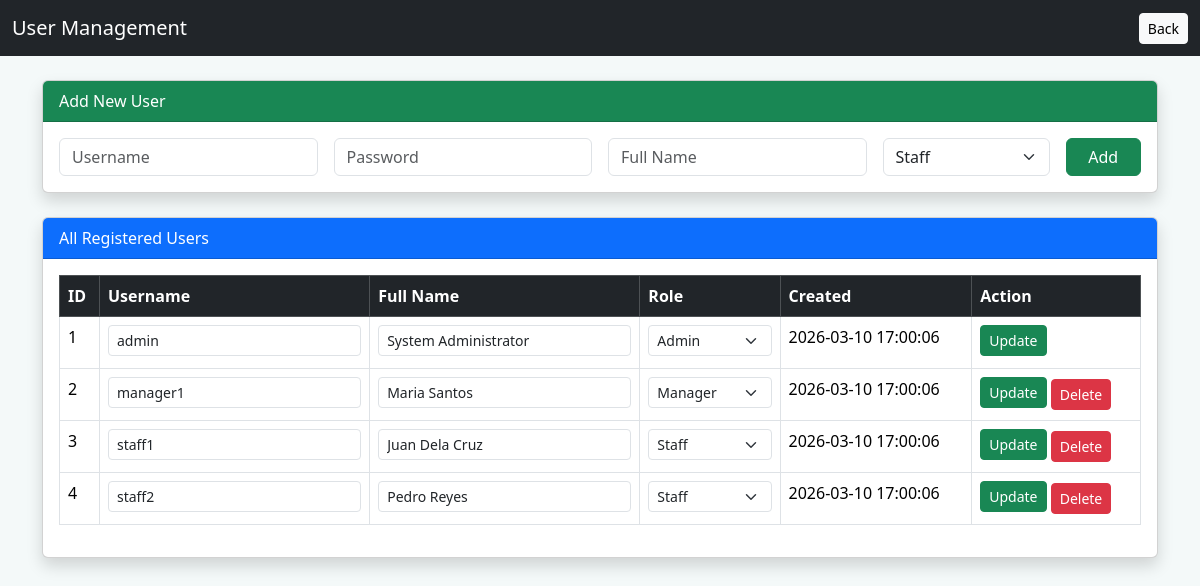
/manage_users.php (signed in), run on an earlier commit of the app's database.
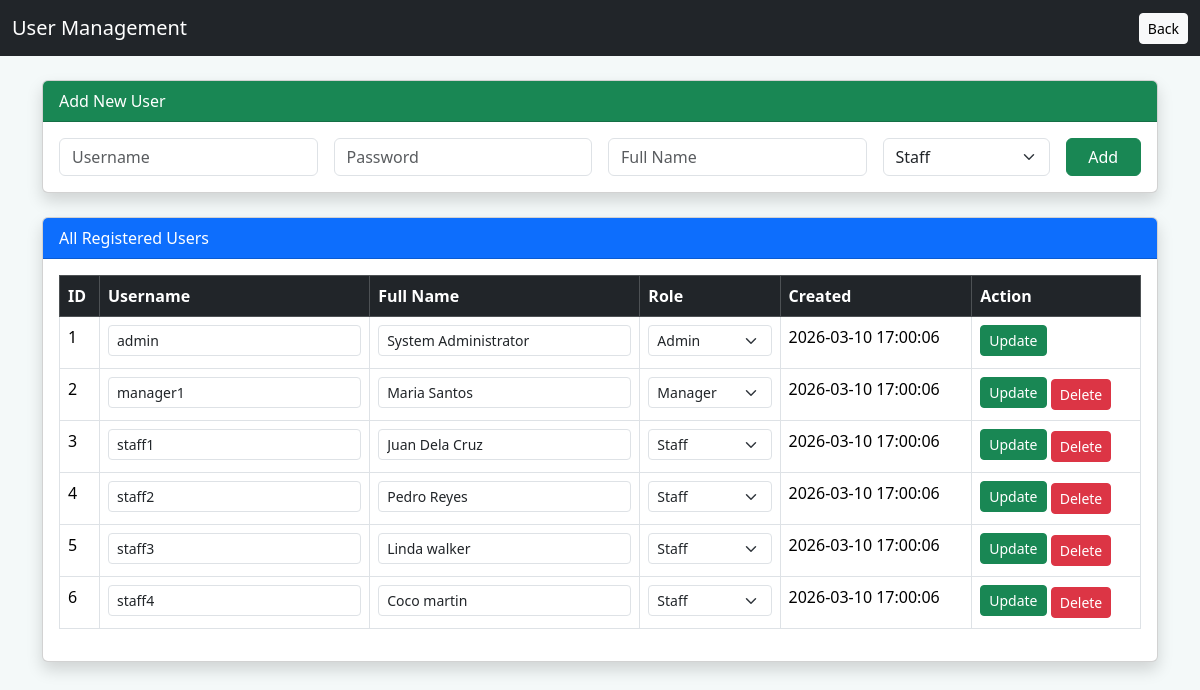
And on a later commit of the database.
### tables this page shows
CREATE TABLE users (
    user_id INT AUTO_INCREMENT PRIMARY KEY,
    username VARCHAR(50) NOT NULL UNIQUE,
    password VARCHAR(255) NOT NULL,
    full_name VARCHAR(100),
    role ENUM('admin','manager','staff') DEFAULT 'staff',
    created_at TIMESTAMP DEFAULT CURRENT_TIMESTAMP,
    last_login TIMESTAMP NULL
);

### manage_users.php (the view, shortened to what this page needs)
<?php
$conn = new mysqli("localhost", "root", "", "organic_tilapia");
$users = $conn->query("SELECT * FROM users ORDER BY created_at DESC");
?>
<!DOCTYPE html>
<html>
<head>
<link href="https://cdn.jsdelivr.net/npm/bootstrap@5.3.3/dist/css/bootstrap.min.css" rel="stylesheet">
</head>
<body style="background:#f4f9f9;">
<nav class="navbar navbar-dark bg-dark">
<div class="container-fluid">
<span class="navbar-brand">User Management</span>
<a href="admin_dashboard.php" class="btn btn-light btn-sm">Back</a>
</div>
</nav>
<div class="container mt-4">
<div class="card mb-4 shadow">
<div class="card-header bg-success text-white">
Add New User
</div>
<div class="card-body">
<form method="POST" class="row g-3">
<div class="col-md-3">
<input type="text" name="username" class="form-control"
placeholder="Username" required>
</div>
<div class="col-md-3">
<input type="password" name="password" class="form-control"
placeholder="Password" required>
</div>
<div class="col-md-3">
<input type="text" name="full_name" class="form-control"
placeholder="Full Name">
</div>
<div class="col-md-2">
<select name="role" class="form-select">
<option value="staff">Staff</option>
</select>
</div>
<div class="col-md-1">
<button type="submit" name="add_user"
class="btn btn-success w-100">
Add
</button>
</div>
</form>
</div>
</div>
<div class="card shadow">
<div class="card-header bg-primary text-white">
All Registered Users
</div>
<div class="card-body">
<table class="table table-bordered table-hover">
<thead class="table-dark">
<tr>
<th>ID</th>
<th>Username</th>
<th>Full Name</th>
<th>Role</th>
<th>Created</th>
<th>Action</th>
</tr>
</thead>
<tbody>
<?php while($row = $users->fetch_assoc()) { ?>
<tr>
<form method="POST">
<td><?php echo $row["user_id"]; ?></td>
<td>
<input type="text" name="username"
value="<?php echo $row["username"]; ?>"
class="form-control form-control-sm" required>
</td>
<td>
<input type="text" name="full_name"
value="<?php echo $row["full_name"]; ?>"
class="form-control form-control-sm">
</td>
<td>
<select name="role" class="form-select form-select-sm">
<option value="admin" <?php if($row["role"]=="admin") echo "selected"; ?>>Admin</option>
<option value="manager" <?php if($row["role"]=="manager") echo "selected"; ?>>Manager</option>
<option value="staff" <?php if($row["role"]=="staff") echo "selected"; ?>>Staff</option>
</select>
</td>
<td><?php echo $row["created_at"]; ?></td>
<td>
<button type="submit"
name="update_user"
class="btn btn-sm btn-success mb-1">
Update
</button>
<?php if($row["user_id"] != $_SESSION["user_id"]) { ?>
<a href="manage_users.php?delete=<?php echo $row["user_id"]; ?>"
class="btn btn-sm btn-danger"
onclick="return confirm('Delete this user?');">
Delete
</a>
<?php } ?>
</td>
</form>
</tr>
<?php } ?>
</tbody>
</table>
</div>
</div>
</div>
</body>
</html>

What changed in the data, as far as the page shows it:
added users: user_id "5", username "staff3", full_name "Linda walker", role "Staff", created_at "2026-03-10 17:00:06"
added users: user_id "6", username "staff4", full_name "Coco martin", role "Staff", created_at "2026-03-10 17:00:06"
